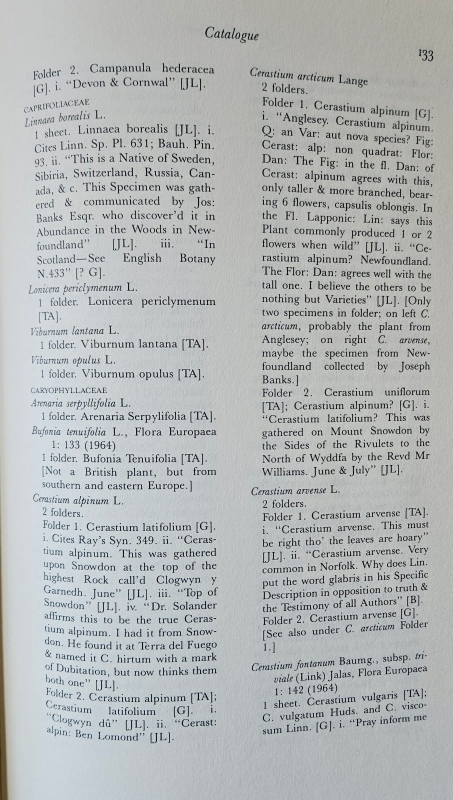
#> input picture sample-images/pag 133.jpeg, 905 x 1600 px (shown at 1/2 size)
$ python -i image_processor.py   (imports and definitions only)
#> lines starting #> are read from the running program, lines starting #| are printed output that depends on the picture; after the words box and inside, x2 and y2 are one past the last pixel; in counts of white or black regions, pixels touching at a corner belong together
# Standard and third-party modules
import os
from typing import Optional, Union

import cv2
import numpy as np
from PIL import Image
from tesserocr import PyTessBaseAPI, PSM, RIL

# Custom modules – adjust these imports as needed in your project
import lib.config as config

# Logging
from lib.utils import get_logger
# [1 line that did not run here, left out]

class ImageProcessor:
    def __init__(self,
                 pad: float = 50.0,
                 resize_factor: float = 0.4,
                 remove_area_perc: float = 0.05,
                 middle_margin_perc: float = 0.20,
                 double_pages: bool = False):
        """
        Initialize the ImageProcessor with parameters for cropping and splitting.

        Parameters:
            pad (float): Padding (in pixels) to add around the detected ROI.
            resize_factor (float): Factor by which to resize the cropped image.
            remove_area_perc (float): Minimum percentage of the image area required for a detected box.
            middle_margin_perc (float): Margin (as a percentage of the image width) used for filtering lines near the middle.
            double_pages (bool): Whether to handle double pages (default is False).
        """
#> in split_image, image is the input picture: shape (1600, 905, 3); mean B, G, R 181.9, 181.8, 178.3
        self.pad = pad
        self.resize_factor = resize_factor
        self.remove_area_perc = remove_area_perc
        self.middle_margin_perc = middle_margin_perc
        self.double_pages = double_pages


    # ================= Conversion Methods =================
    # [161 lines left out: functions pil_to_cv2, cv2_to_pil, box_area, identify_roi, crop_and_resize, crop_image and 1 more, not called in this run]


    # ================= Splitting Methods =================
    def get_lines(self, image: Union[str, np.ndarray]) -> Optional[np.ndarray]:
        """
        Given an image, perform binary thresholding, Canny edge detection
        and Hough Lines Transformation to detect all lines in the image.

        Parameters:
            image (Union[str, np.ndarray]): The image or path to the image.

        Returns:
            np.ndarray: Array of detected lines.
        """
        if isinstance(image, str):
            image = cv2.imread(image)

        # Convert it to grayscale
        gray = cv2.cvtColor(image, cv2.COLOR_BGR2GRAY)
        # Perform binary thresholding.
        _, binary = cv2.threshold(gray, 150, 255, cv2.THRESH_BINARY_INV)
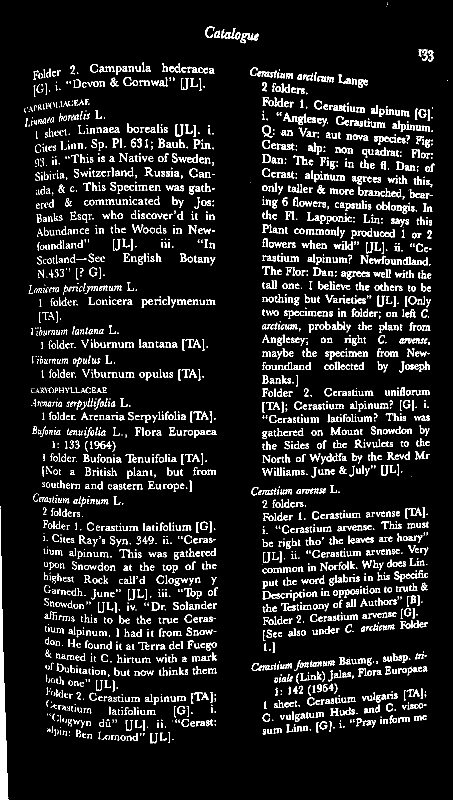
#> binary: shape (1600, 905) (shown at 1/2 size); 8.9% white in thin lines or dots
        # Find edges using Canny edge detection
        edges = cv2.Canny(binary, 50, 150, apertureSize=3)
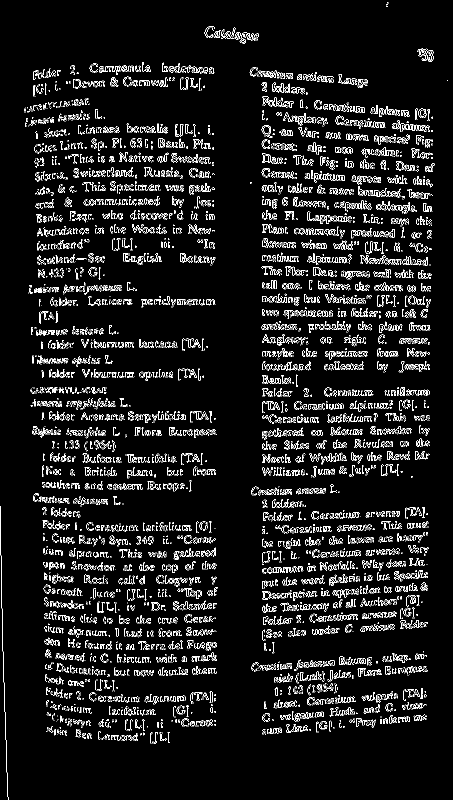
#> edges: shape (1600, 905) (shown at 1/2 size); 6.5% white in thin lines or dots
        # Find lines using Hough Lines Transformation
        lines = cv2.HoughLinesP(edges, rho=1, theta=np.pi / 180, threshold=200, minLineLength=80)
#> lines = None
        return lines


    def filter_lines(self, lines: list, middle_line: int) -> list:
        """
        Given a list of possible lines and a presumed middle line, filter out the possible lines that are closer to the middle for inspection

        Parameters:
            lines (List): List of lines (each line is a 4-tuple: x1, y1, x2, y2).
            middle_line (int): The x-coordinate presumed to be the center.

        Returns:
            middle_lines (list): Lines that are nearly vertical and near the middle.
        """
        margin = self.middle_margin_perc * middle_line
        middle_lines = []

        # Quick check for empty list of lines.
        if lines is None or (hasattr(lines, "size") and lines.size == 0):
            return middle_lines

        # Iterate over all lines
        for line in lines:
            # Get the Coords
            x1, y1, x2, y2 = line[0]
            # Find the average x value
            average_x = (x1 + x2) // 2
            # Calculate the angle in degrees.
            angle = np.abs(np.arctan2(y2 - y1, x2 - x1) * 180 / np.pi)
            # If the line is a vertical line and if it is closer to the middle line then classify them as the middle line
            if (70 <= angle <= 90) and ((middle_line - margin) < average_x < (middle_line + margin)):
                middle_lines.append(line[0])

        return middle_lines


    def split_image(self, image: Union[str, np.ndarray], name: str = None) -> tuple[Optional[np.ndarray], Optional[np.ndarray]]:
        """
        Split the image down the presumed page break using detected vertical lines.

        If no suitable lines are found, the method falls back to threshold-based splitting.

        Parameters:
            image (Union[str, np.ndarray]): Image (or path) to split.
            name (str): A display name for logging.

        Returns:
            Tuple: Two image arrays (left and right halves). If splitting is unsuccessful,
                   the second returned image may be None.
        """
        if isinstance(image, str):
            image = cv2.imread(image)
            name = image if name is None else name

        # Get all lines that correspond with the edges
        lines = self.get_lines(image)
        line_length = len(lines) if lines is not None else 0
#> line_length = 0
        # Find height and width of the image
        _, width = image.shape[:2]
#> width = 905
        # Get the middle line X value
        middle_line = width // 2
#> middle_line = 452
        middle_lines = self.filter_lines(lines, middle_line)
#> middle_lines = []

        if len(middle_lines) > 0:
            # Compute the average x-position of the detected middle lines.
            split_line = int(sum([(line[0] + line[2]) / 2 for line in middle_lines]) / len(middle_lines))
            image_left = image[:, :split_line]
            image_right = image[:, split_line:]
            print(f">>>> Splitting successful: {name} | Middle lines found: {len(middle_lines)} | Total lines: {line_length}")
            return image_left, image_right
        else:
            print(f">>>> Splitting unsuccessful: {name} | Middle lines found: 0 | Total lines: {line_length}")
#> (printed output is left out)
            print("\tFalling back to threshold-based splitting.")
            return self.split_image_with_thresholding(image, name)


    def split_image_with_thresholding(self, image: Union[str, np.ndarray], name: str = None) -> tuple[Optional[np.ndarray], Optional[np.ndarray]]:
        """
        Split the image using thresholding and vertical projection if Hough-based detection fails.

        Parameters:
            image (Union[str, np.ndarray]): Image (or path) to split.
            name (str): A display name for logging.

        Returns:
            Tuple: Two image arrays (left and right halves). If splitting is unsuccessful,
                   the second returned image may be None.
        """
        if isinstance(image, str):
            image = cv2.imread(image)
            name = image if name is None else name

        h, w, _ = image.shape
#> h = 1600; w = 905

        # If the image is portrait, assume it is already split.
        if w < h:
            print(f"Width < Height. Skipping splitting for image: {name}")
#> (printed output is left out)
            return image, None

        # Convert it to grayscale
        gray = cv2.cvtColor(image, cv2.COLOR_BGR2GRAY)
        # Perform thresholding
        _, binary = cv2.threshold(gray, 150, 255, cv2.THRESH_BINARY_INV)

        # Zoom in on the expected region
        mid_start, mid_end = int(w * 0.4), int(w * 0.6)
        region = binary[:, mid_start:mid_end]

        vert_proj = np.sum(region, axis=0)
        vert_proj = vert_proj / vert_proj.max()

        split_start = np.argmin(vert_proj)
        split_end = np.argmin(vert_proj[::-1])

        split_index = int(mid_start + ((split_start + (len(vert_proj) - split_end)) // 2))

        image_1 = image[:, :split_index]
        image_2 = image[:, split_index:]

        print(f"\tImage {name} successfully split down the middle")
        return image_1, image_2

>>> result = ImageProcessor().split_image('../../sample-images/pag 133.jpeg')

$ run again, on sample-images/pg132_b.jpeg
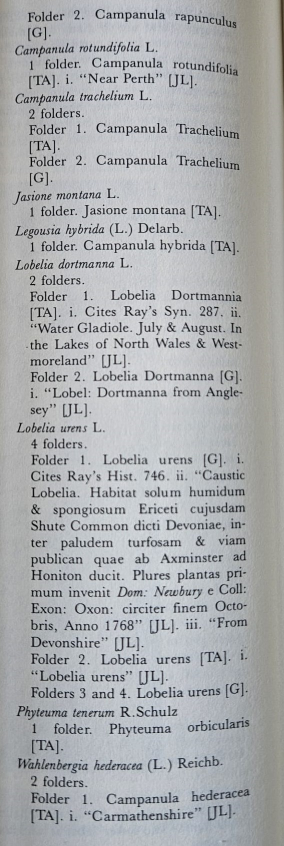
#> input picture sample-images/pg132_b.jpeg, 568 x 1691 px (shown at 1/2 size)
#> in split_image, image is the input picture: shape (1691, 568, 3); mean B, G, R 173.7, 171.7, 169.5
#> in get_lines, `_, binary = cv2.threshold(gray, 150, 255, cv2.THRESH_BINARY_INV)`:
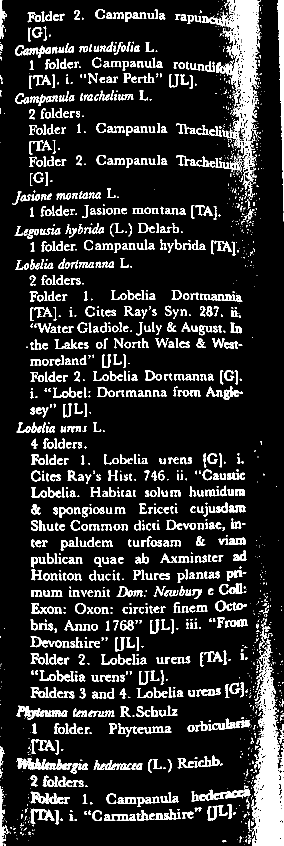
#> binary: shape (1691, 568) (shown at 1/2 size); 14.2% white; 1830 white regions (901 under 20 px), largest, box (x1, y1, x2, y2) and area: (503, 1300, 568, 1691) 14202, (419, 0, 521, 363) 12673, (555, 0, 568, 423) 2759
#> in get_lines, `edges = cv2.Canny(binary, 50, 150, apertureSize=3)`:
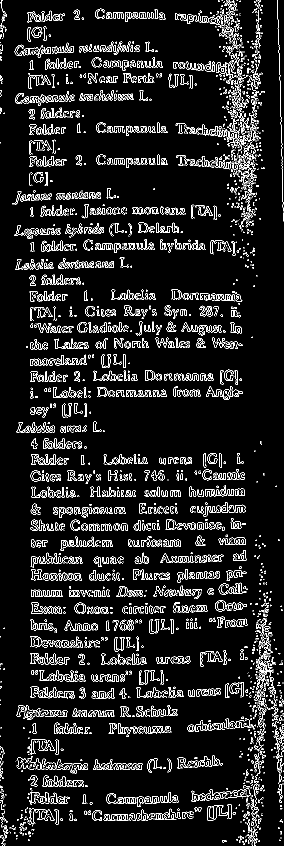
#> edges: shape (1691, 568) (shown at 1/2 size); 7.8% white in thin lines or dots
#> lines = None
#> line_length = 0
#> middle_lines = []
#> (printed output is left out)
#> (printed output is left out)
